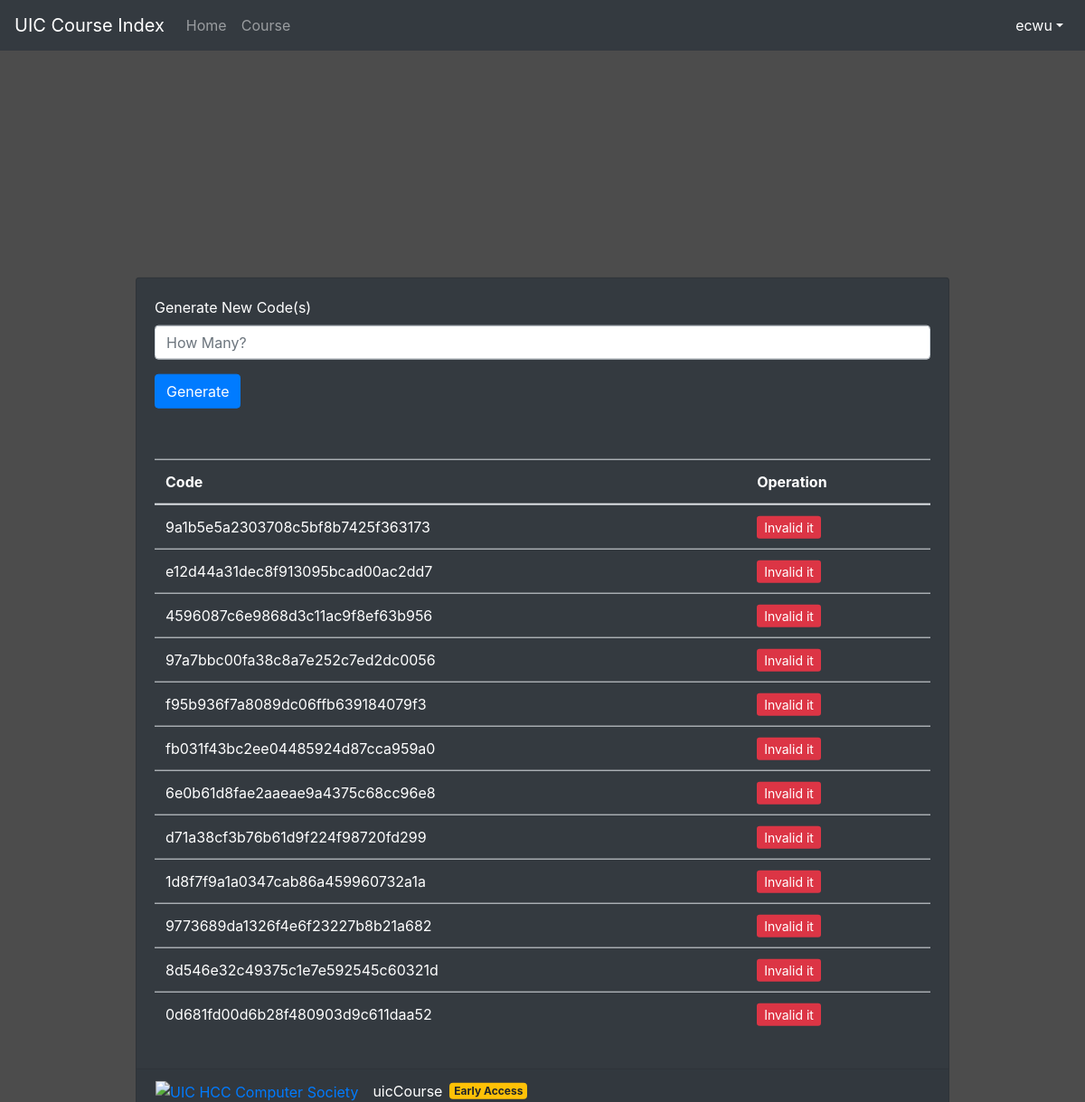
Page /tools/invitation/ (signed in) on the earlier database version.
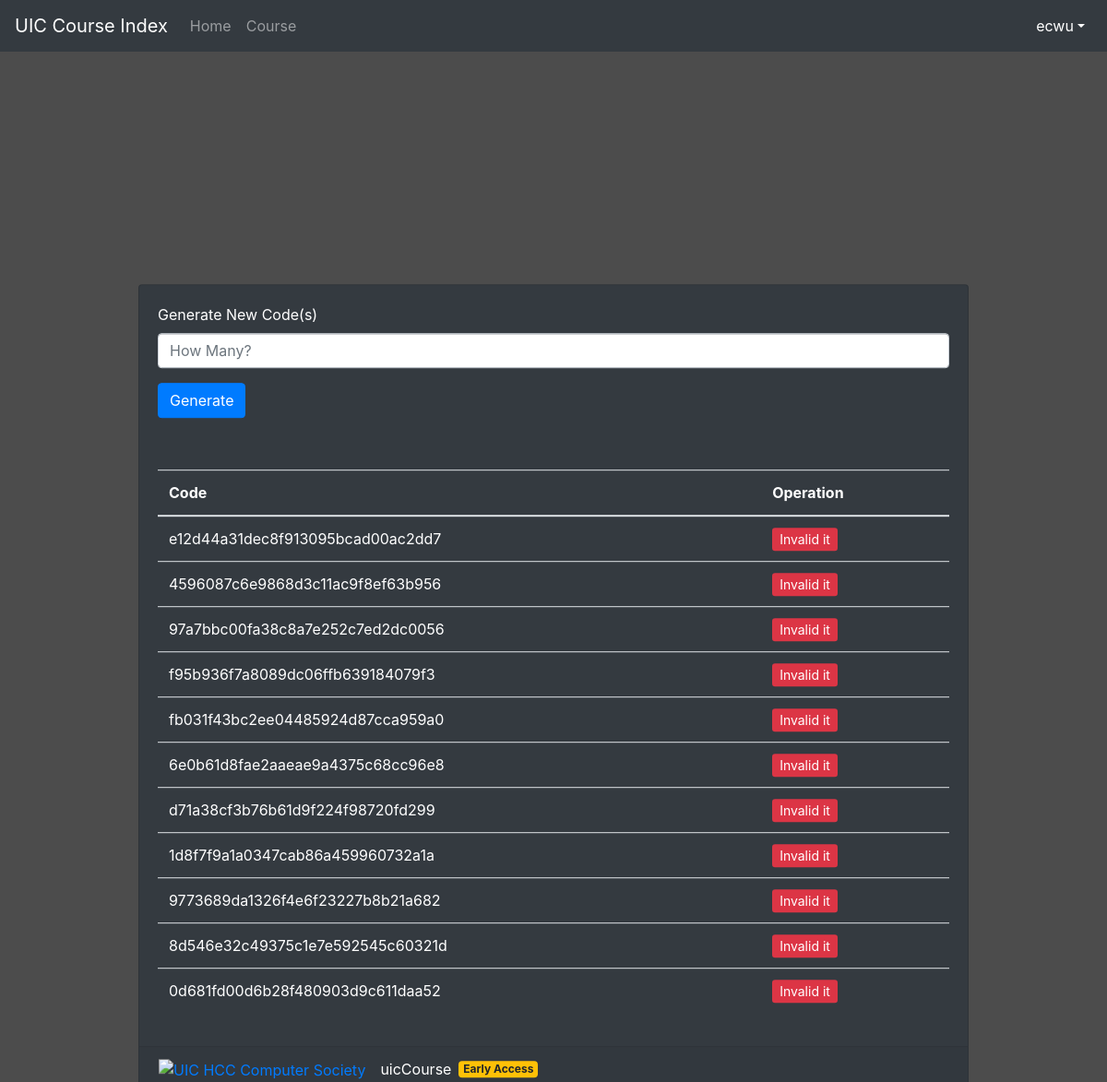
Same page on the later database version.
### course/models.py (models this page shows, shortened)
class InvitationCode(models.Model):
    invitation_code = models.TextField(null=True, unique=True)
    usability = models.BooleanField(default=True)

### course/views.py (the view, shortened to what this page needs)
# urls.py: path('tools/invitation/', views.invitation_code, name='invitation_code'),
def invitation_code(request):
    if not request.user.is_superuser:
        messages.add_message(request, messages.ERROR, 'No permission.')
        return redirect('/')
    else:
        times = request.POST.get('amount')
        code_all = models.InvitationCode.objects.all()
        if times is not None:
            messages.add_message(request, messages.INFO, 'Generated ' + str(times) + ' new invitation code(s).')
    return render(request, 'tools/newic.html', {'codes': code_all})

### course/templates/tools/newic.html (shortened to what this page needs)
<!doctype html>
<html lang="en">
<head>
    <link href="https://cdn.bootcss.com/bootstrap/4.0.0/css/bootstrap.min.css" rel="stylesheet">
    {% load static %}
    <link href="{% static "course/css/login_page.css" %}" rel="stylesheet">
</head>
<body>
<header>
    <nav class="navbar navbar-expand-md navbar-dark fixed-top bg-dark">
        <a class="navbar-brand" href="{% url 'home_page' %}">UIC Course Index</a>
        <div class="collapse navbar-collapse" id="navbarCollapse">
            <ul class="navbar-nav mr-auto">
                <li class="nav-item">
                    <a class="nav-link" href="{% url 'home_page' %}">Home</a>
                </li>
                <li class="nav-item">
                    <a class="nav-link" href="{% url 'course_list' %}">Course</a>
                </li>
            </ul>
            <ul class="navbar-nav ml-auto">
                <li class="nav-item dropdown show">
                    <a class="nav-link dropdown-toggle" href="#" id="dropdown01" data-toggle="dropdown"
                       aria-haspopup="true" aria-expanded="true">{{ user.username }}</a>
                </li>
            </ul>
        </div>
    </nav>
</header>
<div class="container d-flex justify-content-center align-items-center">
    <div class="d-flex p-2">
        </div>
        <div class="card text-white bg-dark mb-3 login-card w-75" style="margin-top: 10rem;">
            <div class="card-body">
                <form action="{% url 'invitation_code' %}" method="post">
                    <div class="form-group">
                        <label class="text-white">Generate New Code(s)</label>
                        <input type="text" class="form-control" placeholder="How Many?" name="amount">
                    </div>
                    <button type="submit" class="btn btn-primary">Generate</button>
                </form>
            </div>
            <div class="card-body">
                <table class="table table-hover justify-content-between" style="margin-top: 1rem;">
                    <thead>
                    <tr>
                        <th scope="col">Code</th>
                        <th scope="col">Operation</th>
                    </tr>
                    </thead>
                    <tbody>
                    {% for code in codes %}
                        <tr>
                        <td>{{ code.invitation_code }}</td>
                        <td>
                            {% if code.usability %}
                                <a href="{% url 'invitation_code_invalid' code.id %}" class="btn-danger btn-sm">Invalid
                                    it</a>
                            {% endif %}
                        </td>
                    {% endfor %}
                    </tr>
                    </tbody>
                </table>
            </div>
            <div class="card-footer">
                <div class="row">
                    <a href="https://uichcc.com">
                        <img src="https://uichcc.com/img/uichccwhite.svg" style="height: 30px; margin-left: 1rem;"
                             title="UIC HCC Computer Society">
                    </a>
                    <span class="d-flex align-items-center text-white" style="margin-left: 1rem;: ">uicCourse
                                    <span class="badge badge-warning" style="margin: 0 0.5rem;" data-toggle="tooltip"
                                          data-placement="right" title="Login is required.">
                                        Early Access
                                    </span>
                                </span>
                </div>
            </div>
        </div>
        </div>
        {% load static %}
</body>
</html>

Differences in the rows shown:
removed InvitationCode: invitation_code "9a1b5e5a2303708c5bf8b7425f363173", usability "Invalid it"
